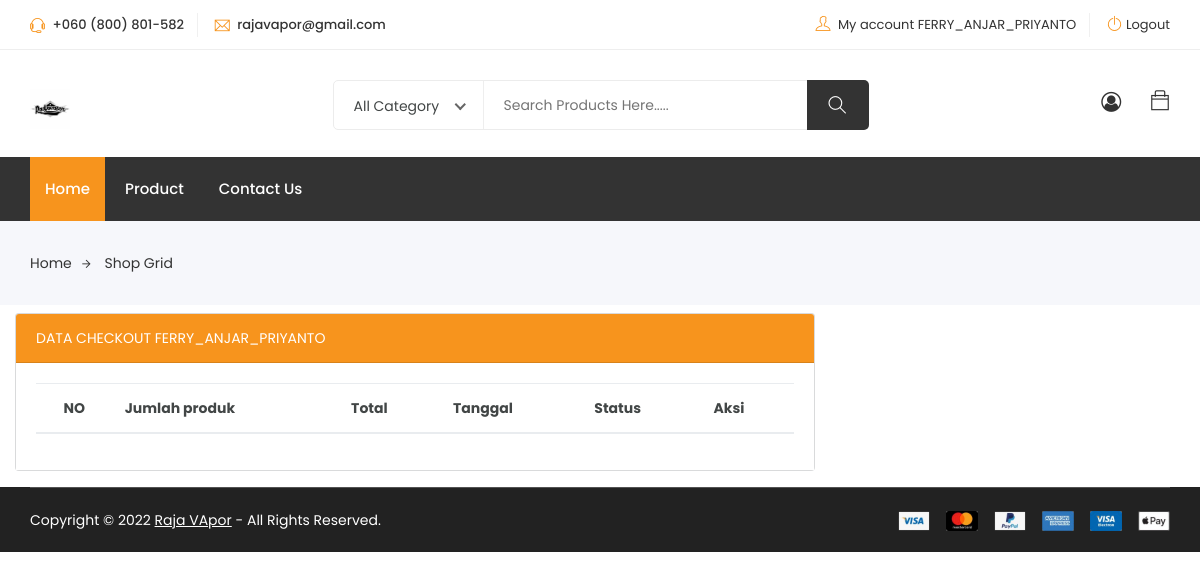
The page /checkout/index.php (signed in) on the database as committed earlier.
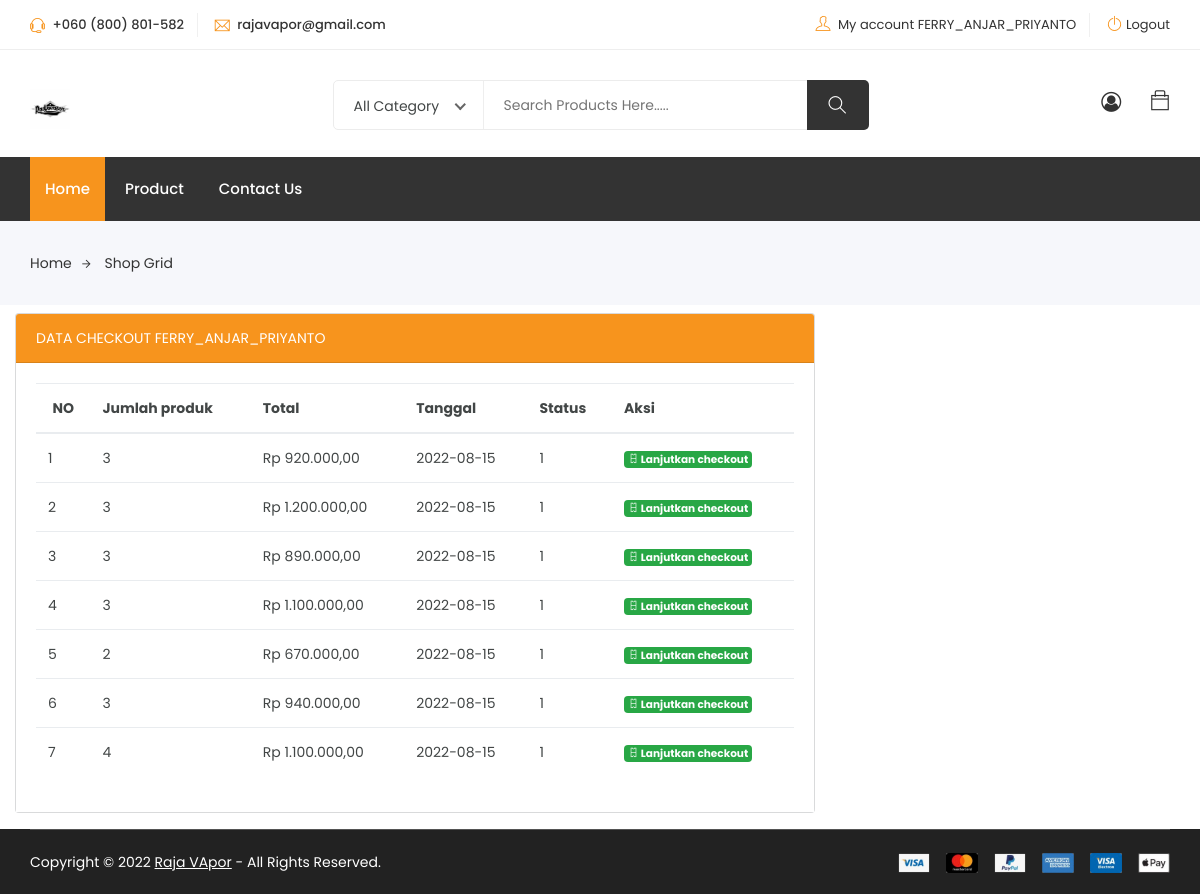
The same page on the database as committed later.
### tables this page shows
CREATE TABLE `checkout` (
  `id_checkout` int(11) NOT NULL,
  `tanggal_transaksi` date DEFAULT NULL,
  `tanggal_kadaluarsa` date DEFAULT NULL,
  `status_transaksi` int(11) DEFAULT NULL,
  `jumlah_checkout` int(11) NOT NULL,
  `id_keranjang` varchar(225) NOT NULL,
  `id_user` int(11) DEFAULT NULL
);

### function.php (called while the page is built, shortened)
<?php
    $url_assets = "http://localhost/201753028/assets/";
    function base_url($urlparam){
        $url = "http://localhost/201753028/".$urlparam;
        return $url;
    }
    function rupiah($angka)
    {
        $hasil_rupiah = "Rp " . number_format($angka, 2, ',', '.');
        return $hasil_rupiah;
    }
    function querybanyak($query){
        $mysqli = new mysqli("localhost","root","","201753028");
        return $mysqli->query($query);
    }

### checkout/checkout.php (the view, shortened to what this page needs)
<div class="col-lg-9 col-md-8 col-12">
	<div class="card bg-light mb-3 mt-2" style="max-width: 50rem;">
		<div class="card-header" style="background-color: #F7941D; color:#fff;">
			DATA CHECKOUT <?= $_SESSION['username'] ?>
		</div>
		<div class="card-body bg-white">
			<?php
			$username = $_SESSION['username'];
			$profile = querysatudata("SELECT * FROM user WHERE username = '$username' ");
			?>
			<table class="table">
				<thead>
					<tr>
						<th class="text-center">NO</th>
						<th>Jumlah produk</th>
						<th>Total</th>
						<th>Tanggal</th>
						<th>Status</th>
						<th>Aksi</th>
					</tr>
				</thead>
				<tbody>
					<?php
					$no = 1;
					$checkouts = querybanyak('SELECT * FROM checkout WHERE id_user = ' . $profile['id_user'] . '');
					foreach ($checkouts as $checkout) { ?>
						<tr>
							<td><?= $no ?></td>
							<td>
								<?php
									$explode_id_keranjang = explode(",",$checkout['id_keranjang']);
									echo count($explode_id_keranjang);
								?>
							</td>
							<td><?= rupiah($checkout['jumlah_checkout'])  ?></td>
							<td><?= $checkout['tanggal_transaksi']  ?></td>
							<td><?= $checkout['status_transaksi']  ?></td>
							<td>
								<?php if( $checkout['status_transaksi'] == 1){ ?>
                                    <a href="<?= base_url('checkout/index.php?halaman=checkout_prosess&id_checkout=').$checkout['id_checkout'] ?>" target="_blank" class="single-icon badge btn-success text-white"><i class="ti-ticket"></i> <span class="total-count">Lanjutkan checkout</span></a>
								<?php }?>
							</td>
						</tr>
					<?php $no++;
					}
					?>
				</tbody>
			</table>
		</div>
	</div>
</div>

### templates/header.php (shortened to what this page needs)
<!DOCTYPE html>
<html lang="zxx">
<head>
	<link rel="stylesheet" href="<?= $url_assets . "eshop/eshop/" ?>css/bootstrap.css">
	<link rel="stylesheet" href="<?= $url_assets . "eshop/eshop/" ?>css/magnific-popup.min.css">
	<link rel="stylesheet" href="<?= $url_assets . "eshop/eshop/" ?>css/font-awesome.css">
	<link rel="stylesheet" href="<?= $url_assets . "eshop/eshop/" ?>css/jquery.fancybox.min.css">
	<link rel="stylesheet" href="<?= $url_assets . "eshop/eshop/" ?>css/themify-icons.css">
	<link rel="stylesheet" href="<?= $url_assets . "eshop/eshop/" ?>css/niceselect.css">
	<link rel="stylesheet" href="<?= $url_assets . "eshop/eshop/" ?>css/animate.css">
	<link rel="stylesheet" href="<?= $url_assets . "eshop/eshop/" ?>css/flex-slider.min.css">
	<link rel="stylesheet" href="<?= $url_assets . "eshop/eshop/" ?>css/owl-carousel.css">
	<link rel="stylesheet" href="<?= $url_assets . "eshop/eshop/" ?>css/slicknav.min.css">
	<link rel="stylesheet" href="<?= $url_assets . "eshop/eshop/" ?>css/reset.css">
	<link rel="stylesheet" href="<?= $url_assets . "eshop/eshop/" ?>style.css">
	<link rel="stylesheet" href="<?= $url_assets . "eshop/eshop/" ?>css/responsive.css">
</head>
<body class="js">
	<header class="header shop">
		<div class="topbar">
			<div class="container">
				<div class="row">
					<div class="col-lg-4 col-md-12 col-12">
						<div class="top-left">
							<ul class="list-main">
								<li><i class="ti-headphone-alt"></i> +060 (800) 801-582</li>
								<li><i class="ti-email"></i> rajavapor@gmail.com</li>
							</ul>
						</div>
					</div>
					<div class="col-lg-8 col-md-12 col-12">
						<div class="right-content">
							<ul class="list-main">
								<?php if (isset($_SESSION['id_user'])) { ?>
									<li>
										<i class="ti-user"></i>
										<a href="#">My account <?= $_SESSION['username']; ?> </a>
									</li>
									<li><i class="ti-power-off"></i><a href="<?= base_url('logout.php') ?>">Logout</a></li>
								<?php } ?>
							</ul>
						</div>
					</div>
				</div>
			</div>
		</div>
		<div class="middle-inner">
			<div class="container">
				<div class="row">
					<div class="col-lg-2 col-md-2 col-12">
						<div class="logo">
							<a href="/201753028/"><img src="<?= $url_assets . "eshop/eshop/" ?>images/rajavapor.jpg" width="40px" style="" alt="logo"></a>
						</div>
					</div>
					<div class="col-lg-8 col-md-7 col-12">
						<div class="search-bar-top">
							<div class="search-bar">
								<form action="<?= base_url('search.php') ?>" method="GET">
									<input name="search" placeholder="Search Products Here....." type="search">
									<button class="btnn"><i class="ti-search"></i></button>
								</form>
							</div>
						</div>
					</div>
					<div class="col-lg-2 col-md-3 col-12">
						<div class="right-bar">
							<?php if (isset($_SESSION['id_user'])) { ?>
								<div class="sinlge-bar">
									<a href="http://localhost/201753028/shop/user/index.php" class="single-icon"><i class="fa fa-user-circle-o" aria-hidden="true"></i></a>
								</div>
							<?php } else { ?>
								<div class="sinlge-bar">
									<a href="<?= base_url('?halaman=login') ?>" class="single-icon"><i class="fa fa-user-circle-o" aria-hidden="true"></i></a>
								</div>
							<?php } ?>
							<div class="sinlge-bar shopping">
								<a href="#" class="single-icon"><i class="ti-bag"></i>
								</a>
							</div>
						</div>
					</div>
				</div>
			</div>
		</div>
		<div class="header-inner">
			<div class="container">
				<div class="cat-nav-head">
					<div class="row">
						<div class="col-12">
							<div class="menu-area">
								<nav class="navbar navbar-expand-lg">
									<div class="navbar-collapse">
										<div class="nav-inner">
											<ul class="nav main-menu menu navbar-nav">
												<li class="active"><a href="<?= base_url('') ?>">Home</a></li>
												<li><a href="<?= base_url('') ?>">Product</a></li>
												<li><a href="contact.html">Contact Us</a></li>
											</ul>
										</div>
									</div>
								</nav>
							</div>
						</div>
					</div>
				</div>
			</div>
		</div>
	</header>
	<div class="breadcrumbs" style="margin-bottom:0%;">
		<div class="container">
			<div class="row">
				<div class="col-12">
					<div class="bread-inner">
						<ul class="bread-list">
							<li><a href="index1.html">Home<i class="ti-arrow-right"></i></a></li>
							<li class="active"><a href="blog-single.html">Shop Grid</a></li>
						</ul>
					</div>
				</div>
			</div>
		</div>
	</div>

### checkout/index.php (shortened to what this page needs)
<?php
    include '../function.php';
    include '../templates/header.php';
?>
    <?php
        if(isset($_GET['halaman'])){
            $hal = $_GET['halaman'];
            switch ($hal){
                case 'checkout':
                    include "checkout.php";
                break;
                default:
                    include "checkout.php";
                break;
            }
        }
        else{
            include "checkout.php";
        }
    ?>
<?php
    include '../templates/footer.php';
?>

### templates/footer.php (shortened to what this page needs)
    <footer class="footer">
		<div class="copyright">
			<div class="container">
				<div class="inner">
					<div class="row">
						<div class="col-lg-6 col-12">
							<div class="left">
								<p>Copyright © <?= date('Y') ?> <a href="/201753028/" target="_blank">Raja VApor</a>  -  All Rights Reserved.</p>
							</div>
						</div>
						<div class="col-lg-6 col-12">
							<div class="right">
								<img src="images/payments.png" alt="#">
							</div>
						</div>
					</div>
				</div>
			</div>
		</div>
	</footer>
</body>
</html>

Rows that differ between the two databases and show on the page:
added checkout: id_keranjang "3", jumlah_checkout "Rp 920.000,00", tanggal_transaksi "2022-08-15", status_transaksi "1"
added checkout: id_keranjang "3", jumlah_checkout "Rp 1.200.000,00", tanggal_transaksi "2022-08-15", status_transaksi "1"
added checkout: id_keranjang "3", jumlah_checkout "Rp 890.000,00", tanggal_transaksi "2022-08-15", status_transaksi "1"
added checkout: id_keranjang "3", jumlah_checkout "Rp 1.100.000,00", tanggal_transaksi "2022-08-15", status_transaksi "1"
added checkout: id_keranjang "2", jumlah_checkout "Rp 670.000,00", tanggal_transaksi "2022-08-15", status_transaksi "1"
added checkout: id_keranjang "3", jumlah_checkout "Rp 940.000,00", tanggal_transaksi "2022-08-15", status_transaksi "1"
added checkout: id_keranjang "4", jumlah_checkout "Rp 1.100.000,00", tanggal_transaksi "2022-08-15", status_transaksi "1"
